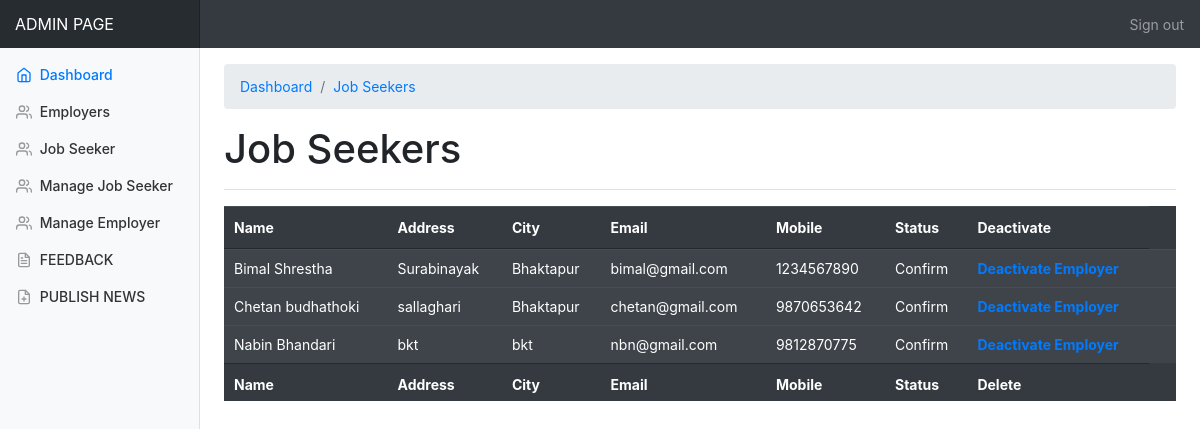
Before: /admin/jobseeker.php (signed in) with the older database file.
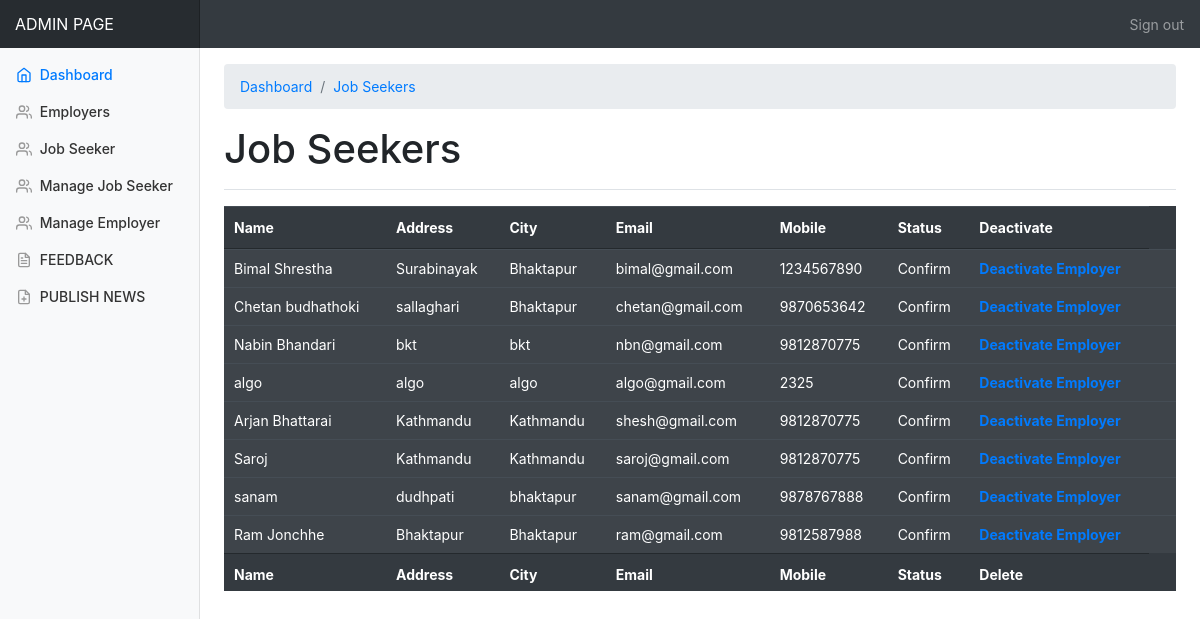
After: the same page with the newer database file.
### tables this page shows
CREATE TABLE `jobseeker_reg` (
  `JobSeekId` int(11) NOT NULL,
  `JobSeekerName` varchar(255) NOT NULL,
  `Address` varchar(255) NOT NULL,
  `City` varchar(255) NOT NULL,
  `Email` varchar(255) NOT NULL,
  `Mobile` varchar(255) NOT NULL,
  `Qualification` varchar(255) NOT NULL,
  `Experience` text NOT NULL,
  `Gender` varchar(255) NOT NULL,
  `BirthDate` varchar(255) NOT NULL,
  `age` int(11) NOT NULL,
  `Resume` varchar(255) NOT NULL,
  `Status` varchar(255) NOT NULL,
  `Username` varchar(255) NOT NULL,
  `Password` varchar(255) NOT NULL,
  `Question` varchar(255) NOT NULL,
  `Answer` varchar(255) NOT NULL
);

### admin/jobseeker.php (the view, shortened to what this page needs)
<!doctype html>
<html lang="en">
<head>
  <link rel="stylesheet" href="https://maxcdn.bootstrapcdn.com/bootstrap/4.5.2/css/bootstrap.min.css">
  <link href="./css/dashboard.css" rel="stylesheet">
  <link rel="stylesheet" href="https://cdn.datatables.net/1.10.24/css/jquery.dataTables.min.css">
</head>
<body>
  <nav class="navbar navbar-dark sticky-top bg-dark flex-md-nowrap p-0">
    <a class="navbar-brand col-sm-3 col-md-2 mr-0" href="#">ADMIN PAGE</a>
    <ul class="navbar-nav px-3">
      <li class="nav-item text-nowrap">
        <a class="nav-link" href="logout.php">Sign out</a>
      </li>
    </ul>
  </nav>
  <div class="container-fluid">
    <div class="row">
      <nav class="col-md-2 d-none d-md-block bg-light sidebar">
        <div class="sidebar-sticky">
          <ul class="nav flex-column">
            <li class="nav-item">
              <a class="nav-link active" href="#">
                <span data-feather="home"></span>
                Dashboard <span class="sr-only">(current)</span>
              </a>
            </li>
            <li class="nav-item">
              <a class="nav-link" href="employer.php">
                <span data-feather="users"></span>
                Employers
              </a>
            </li>
            <li class="nav-item">
              <a class="nav-link" href="jobseeker.php">
                <span data-feather="users"></span>
                Job Seeker
              </a>
            </li>
            <li class="nav-item">
              <a class="nav-link" href="managejobseeker.php">
                <span data-feather="users"></span>
                Manage Job Seeker
              </a>
            </li>
            <li class="nav-item">
              <a class="nav-link" href="manageemployer.php">
                <span data-feather="users"></span>
                Manage Employer
              </a>
            </li>
            <ul class="nav flex-column mb-2">
              <li class="nav-item">
                <a class="nav-link" href="feedback.php">
                  <span data-feather="file-text"></span>
                  FEEDBACK
                </a>
              </li>
              <li class="nav-item">
                <a class="nav-link" href="admin_news.php">
                  <span data-feather="file-plus"></span>
                  PUBLISH NEWS
                </a>
              </li>
            </ul>
        </div>
      </nav>
      <main role="main" class="col-md-9 ml-sm-auto col-lg-10 pt-3 px-4">
        <nav aria-label="breadcrumb">
          <ol class="breadcrumb">
            <li class="breadcrumb-item"><a href="admin_dashboard.php">Dashboard</a></li>
            <li class="breadcrumb-item"><a href="#">Job Seekers</a></li>
          </ol>
        </nav>
        <div class="d-flex justify-content-between flex-wrap flex-md-nowrap align-items-center pb-2 mb-3 border-bottom">
          <h1>Job Seekers</h1>
        </div>
        <table id="example" class="table table-dark table-striped" style="width:100%">
          <thead>
            <tr>
              <th>Name</th>
              <th>Address</th>
              <th>City</th>
              <th>Email</th>
              <th>Mobile</th>
              <th>Status</th>
              <th>Deactivate</th>
            </tr>
          </thead>
          <tbody>
            <?php
            include 'connection/db.php';
            $sql = "select * from jobseeker_reg where Status='Confirm'";
            $result = mysqli_query($conn, $sql);
            while ($row = mysqli_fetch_array($result)) {
              $Name = $row['JobSeekerName'];
              $Address = $row['Address'];
              $City = $row['City'];
              $email = $row['Email'];
              $mobile = $row['Mobile'];
              $status = $row['Status'];
            ?>
              <tr>
                <td><?php echo $Name; ?></td>
                <td><?php echo $Address; ?></td>
                <td><?php echo $City; ?></td>
                <td><?php echo $email; ?></td>
                <td><?php echo $mobile; ?></td>
                <td><?php echo $status; ?></td>
                <td><strong><a href="deactivatejob.php?JobId=<?php echo $row['JobSeekId']; ?>">Deactivate Employer</a></strong></td>
                <td>&nbsp;</td>
              </tr>
          </tbody>
        <?php
            }
        ?>
        <tfoot>
          <tr>
            <th>Name</th>
            <th>Address</th>
            <th>City</th>
            <th>Email</th>
            <th>Mobile</th>
            <th>Status</th>
            <th>Delete</th>
          </tr>
        </tfoot>
        </table>
      </main>
    </div>
  </div>
</body>
</html>

### admin/css/dashboard.css (style rules this page uses)
body { font-size: .875rem; }
.feather { width: 16px; height: 16px; vertical-align: text-bottom; }
.sidebar { position: fixed; top: 0; bottom: 0; left: 0; z-index: 100; padding: 0; box-shadow: inset -1px 0 0 rgba(0, 0, 0, .1); }
.sidebar-sticky { position: -webkit-sticky; position: sticky; top: 48px; height: calc(100vh - 48px); padding-top: .5rem; overflow-x: hidden; overflow-y: auto; }
.sidebar .nav-link { font-weight: 500; color: #333; }
.sidebar .nav-link .feather { margin-right: 4px; color: #999; }
.sidebar .nav-link.active { color: #007bff; }
.sidebar .nav-link:hover .feather, .sidebar .nav-link.active .feather { color: inherit; }
.navbar-brand { padding-top: .75rem; padding-bottom: .75rem; font-size: 1rem; background-color: rgba(0, 0, 0, .25); box-shadow: inset -1px 0 0 rgba(0, 0, 0, .25); }
.border-bottom { border-bottom: 1px solid #e5e5e5; }

Changed rows visible on the page:
added jobseeker_reg: JobSeekerName "algo", Address "algo", City "algo", Email "algo@gmail.com", Mobile "2325", Status "Confirm"
added jobseeker_reg: JobSeekerName "Arjan Bhattarai", Address "Kathmandu", City "Kathmandu", Email "shesh@gmail.com", Mobile "9812870775", Status "Confirm"
added jobseeker_reg: JobSeekerName "Saroj", Address "Kathmandu", City "Kathmandu", Email "saroj@gmail.com", Mobile "9812870775", Status "Confirm"
added jobseeker_reg: JobSeekerName "sanam", Address "dudhpati", City "bhaktapur", Email "sanam@gmail.com", Mobile "9878767888", Status "Confirm"
added jobseeker_reg: JobSeekerName "Ram Jonchhe", Address "Bhaktapur", City "Bhaktapur", Email "ram@gmail.com", Mobile "9812587988", Status "Confirm"
